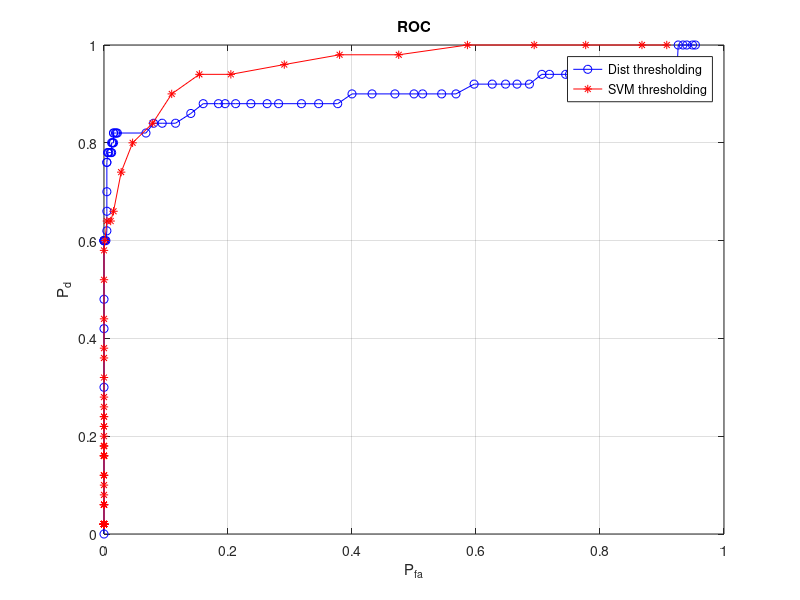

The MATLAB source for this figure: (Note: this script raises an error after producing the figure.)
%% scene analysis
%% seperate positive and negative
clc;
%clear;
close all;
load('imageRetrieve700_svm_Taj_Mahal_1.mat');
nTest=length(tRes);
%ttRes=tRes(1:nTest,:);

for ii=1:nTest
    if isempty(tRes{ii,13})
        tRes{ii,13}=0;
    end
end

ttRes=tRes(find([tRes{:,13}]==0),:); %find valid res
nTest=length(ttRes);

% invalidUnion=[];
% for ii=length(resInvalid)
%     invalidUnion=union(invalidUnion,resInvalid{ii,7});
% end


trueTruthPos= ttRes(find([ttRes{:,3}]==0),:);
trueTruthNeg= ttRes(find([ttRes{:,3}]==1),:);

naivePos=ttRes(find([ttRes{:,14}]==0),:);
naiveNeg=ttRes(find([ttRes{:,14}]==1),:);

findPos=ttRes(find([ttRes{:,15}]==0),:);
findNeg=ttRes(find([ttRes{:,15}]==1),:);

ap=@(x,label)length(find([x{:,3}]==label))/length(x);

posAP=ap(findPos,0)
negAP=ap(findNeg,1)

posAPnaive=ap(naivePos,0)
negAPnaive=ap(naiveNeg,1)

recall=@(found,ground,label)length(find([found{:,3}]==label))/length(ground);

posRecall=recall(findPos,trueTruthPos,0)
negRecall=recall(findNeg,trueTruthNeg,1)

posRecallNaive=recall(naivePos,trueTruthPos,0)
negRecallNaive=recall(naiveNeg,trueTruthNeg,1)

%firstStageRes=ttRes(find([ttRes{:,16}]==1),:);
%secondStageRes=ttRes(find([ttRes{:,16}]==0),:);

%aveAcc=@(x)length(find([x{:,3}]==[x{:,15}]))/length(x);
%totalAcc=aveAcc(ttRes)
%firstStageAcc= aveAcc(firstStageRes)
%secondStageAcc= aveAcc(secondStageRes)
%naiveAcc=length(find([ttRes{:,3}]==[ttRes{:,14}]))/length(ttRes)

%falseAlarm=ttRes(find(([ttRes{:,3}]==1) & ([ttRes{:,15}]==0)),:);
%missDetect=ttRes(find(([ttRes{:,3}]==0) & ([ttRes{:,15}]==1)),:);

%falseAlarmRate=length(falseAlarm)/length(find(([ttRes{:,3}]==1)))
%pd=posRecall

%figure,plot(1:nTest, cell2mat(tRes(:,11)),1:nTest, cell2mat(tRes(:,3)),'r',1:nTest, cell2mat(tRes(:,4)),'g'),grid

%% ROC
%%dist thresholding
dth=0:0.05:4;
%dth=0:0.005:0.6;
ndth=length(dth);
pfa_dth=zeros(1,ndth);
pd_dth=zeros(1,ndth);
ap_dth=pd_dth;
recall_dth=pd_dth;
for ii=1:ndth
    Res=tRes;
    for jj=1:nTest
        if Res{jj,4}<dth(ii)
            Res{jj,15}=0;
        else
            Res{jj,15}=1;
        end
    end
    falseAlarm=find(([Res{:,3}]==1) & ([Res{:,15}]==0));
    pfa_dth(ii)=length(falseAlarm)/length(find(([Res{:,3}]==1)));
    pd=find(([Res{:,3}]==0) & ([Res{:,15}]==0));
    pd_dth(ii)= length(pd)/length(find([Res{:,3}]==0));
    ap_dth(ii)=length(find(([Res{:,3}]==0) & ([Res{:,15}]==0)))/length(find([Res{:,15}]==0));
    recall_dth(ii)=length(find(([Res{:,3}]==0) & ([Res{:,15}]==0)))/length(find([Res{:,3}]==0));
end
%figure,plot(pfa_dth,pd_dth),grid;

simth=0:1/ndth:1-1/ndth;
pfa_simth=zeros(1,ndth);
pd_simth=zeros(1,ndth);
ap_simth=pd_dth;
recall_simth=pd_dth;
for ii=1:ndth
    Res=tRes;
    for jj=1:nTest
        if Res{jj,11}>simth(ii)
            Res{jj,15}=0;
        else
            Res{jj,15}=1;
        end
    end
    falseAlarm=find(([Res{:,3}]==1) & ([Res{:,15}]==0));
    pfa_simth(ii)=length(falseAlarm)/length(find(([Res{:,3}]==1)));
    pd=find(([Res{:,3}]==0) & ([Res{:,15}]==0));
    pd_simth(ii)= length(pd)/length(find([Res{:,3}]==0));
    ap_simth(ii)=length(find(([Res{:,3}]==0) & ([Res{:,15}]==0)))/length(find([Res{:,15}]==0));
    recall_simth(ii)=length(find(([Res{:,3}]==0) & ([Res{:,15}]==0)))/length(find([Res{:,3}]==0));
end
figure,plot(pfa_dth,pd_dth,'-ob',pfa_simth,pd_simth,'-*r'),grid;
title('ROC'),xlabel('P_{fa}'),ylabel('P_d');
legend('Dist thresholding','SVM thresholding');

% figure,plot(recall_dth,ap_dth,'-ob',recall_simth,ap_simth,'-*r'),grid;
% title('AP-Recall'),xlabel('P_{fa}'),ylabel('P_d');
% legend('Dist thresholding','SVM thresholding');

%pfa1=pfa_simth;
%pd1=pd_simth;

pfa2=pfa_simth;
pd2=pd_simth;

figure,plot(pfa1,pd1,'-ob',pfa2, pd2,'-*r'),grid;
title('ROC'),xlabel('P_{fa}'),ylabel('P_d');
legend('Classic One-Shot learning', 'Our method');
%legend('10000 random negatives','Predicted negatives');
